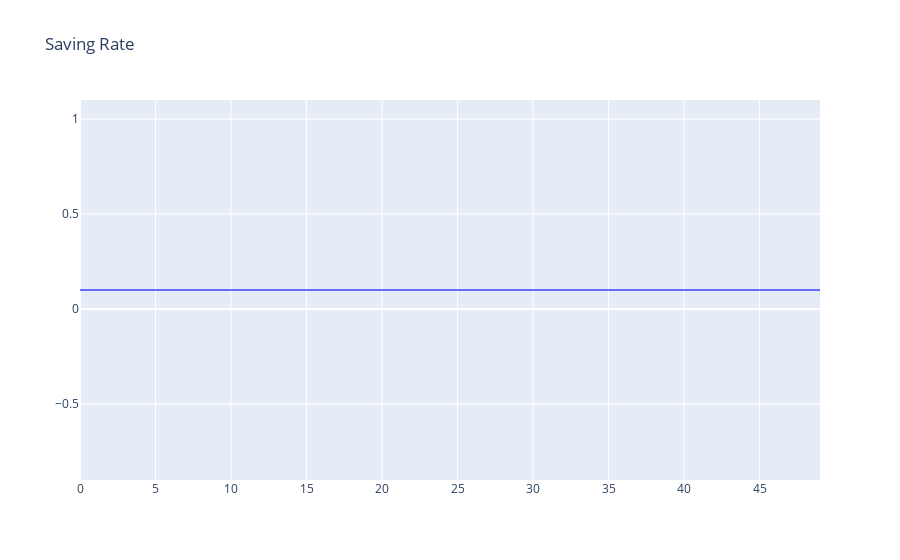

Write notebook code for a chart like this one.
### Markdown cell above
## Model Analysis

### Version 1 - No Population and Knowledge Growth

### Code cell
plot(m.time, [s.value], "Saving Rate", [""])

### Figure 1 — Plotly figure (JSON) as saved in the notebook; plotly's stock layout.template omitted (floating-point values rounded to 4 significant figures)
{"data": [{"mode": "lines", "name": "", "type": "scatter", "x": [0, 1, 2, 3, 4, 5, 6, 7, 8, 9, 10, 11, 12, 13, 14, 15, 16, 17, 18, 19, 20, 21, 22, 23, 24, 25, 26, 27, 28, 29, 30, 31, 32, 33, 34, 35, 36, 37, 38, 39, 40, 41, 42, 43, 44, 45, 46, 47, 48, 49], "y": [0.1, 0.1, 0.1, 0.1, 0.1, 0.1, 0.1, 0.1, 0.1, 0.1, 0.1, 0.1, 0.1, 0.1, 0.1, 0.1, 0.1, 0.1, 0.1, 0.1, 0.1, 0.1, 0.1, 0.1, 0.1, 0.1, 0.1, 0.1, 0.1, 0.1, 0.1, 0.1, 0.1, 0.1, 0.1, 0.1, 0.1, 0.1, 0.1, 0.1, 0.1, 0.1, 0.1, 0.1, 0.1, 0.1, 0.1, 0.1, 0.1, 0.1]}], "layout": {"autosize": true, "title": {"text": "Saving Rate"}, "xaxis": {"autorange": true, "range": [0, 49], "type": "linear"}, "yaxis": {"autorange": true, "range": [-0.9, 1.1], "type": "linear"}}}
